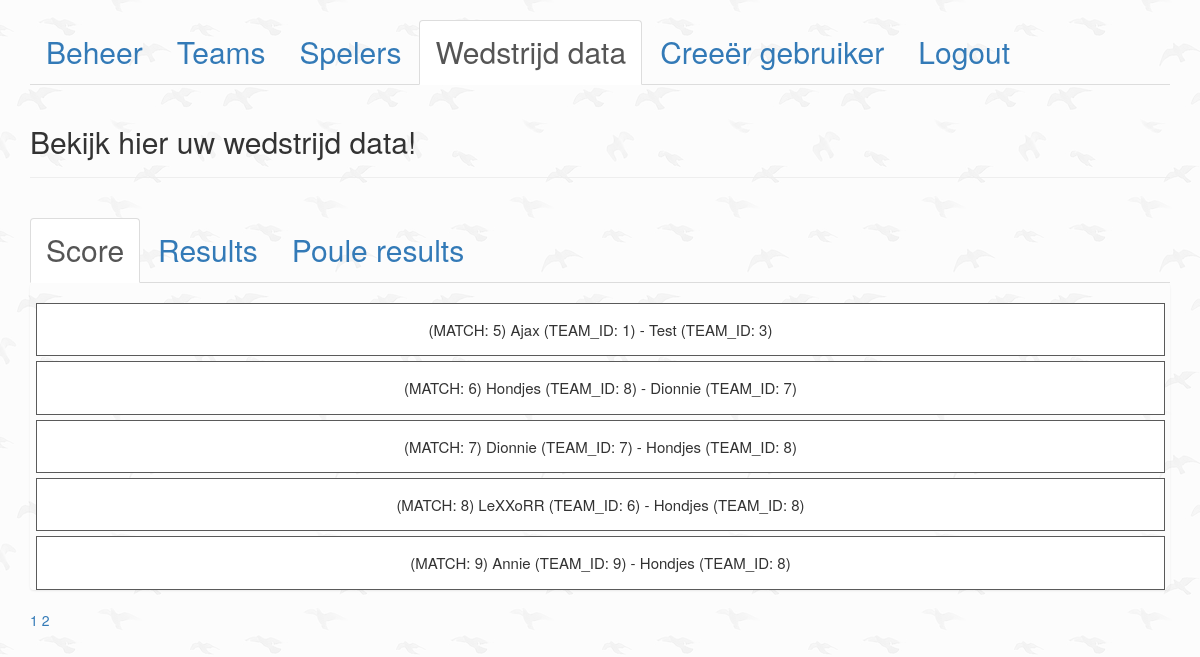
The page /public/createGame.php (signed in) on the database as committed earlier.
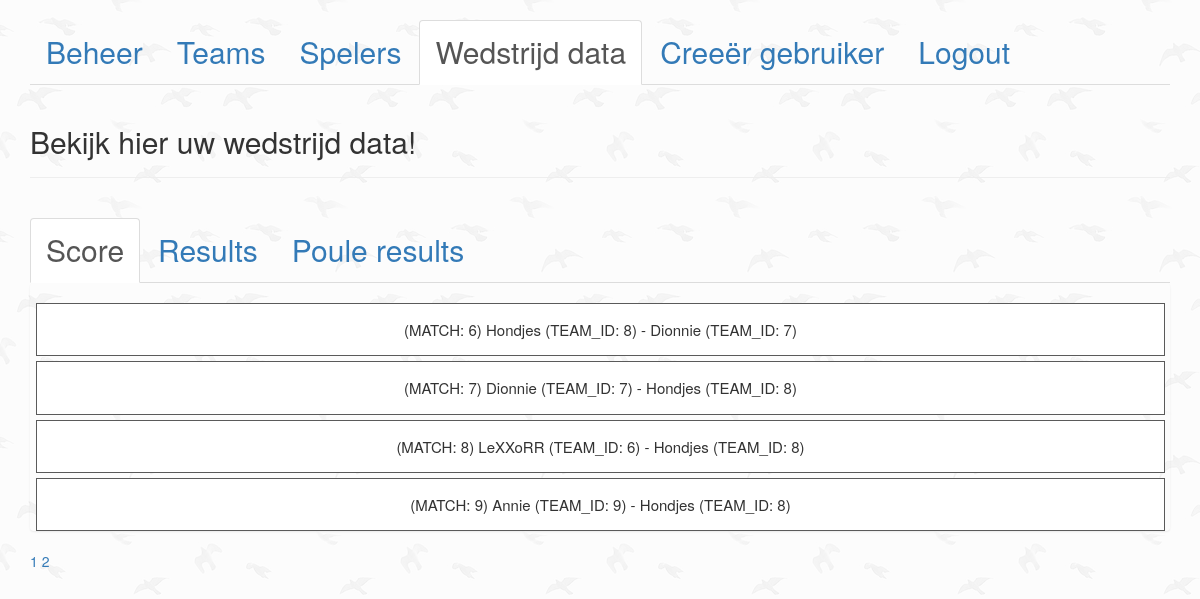
The same page on the database as committed later.
### tables this page shows
CREATE TABLE `tbl_matches` (
  `id` int(10) UNSIGNED NOT NULL,
  `team_id_a` int(10) UNSIGNED NOT NULL,
  `team_id_b` int(10) UNSIGNED NOT NULL,
  `score_team_a` int(10) UNSIGNED DEFAULT '0',
  `score_team_b` int(10) UNSIGNED DEFAULT '0',
  `isPlayed` tinyint(1) NOT NULL DEFAULT '0',
  `start_time` datetime NOT NULL
);

CREATE TABLE `tbl_teams` (
  `id` int(11) UNSIGNED NOT NULL,
  `poule_id` int(11) NOT NULL,
  `name` varchar(255) NOT NULL,
  `points` int(3) DEFAULT '0',
  `created_at` datetime NOT NULL DEFAULT CURRENT_TIMESTAMP,
  `deleted_at` datetime DEFAULT NULL
);

### public/createGame.php (the view, shortened to what this page needs)
<?php
require ('../app/database.php');
require ('header.php');
?>
    <ul class="nav nav-tabs">
        <li role="presentation"><a href="beheer.php">Beheer</a></li>
        <li role="presentation"><a href="createTeam.php">Teams</a></li>
        <li role="presentation"><a href="createPlayer.php">Spelers</a></li>
        <li role="presentation" class="active"><a href="createGame.php">Wedstrijd data</a></li>
        <?php
        if ( $_SESSION['adminLevel'] == "2" ) {
            echo "
                        <li role=\"presentation\"><a href=\"createUser.php\">Creeër gebruiker</a></li>
                ";
        }
        ?>
        <li role="presentation"><a href="logout.php">Logout</a></li>
    </ul>
    <header class="page-header">
        <h2>Bekijk hier uw wedstrijd data!</h2>
    </header>
    <ul class="nav nav-tabs" id="filter" role="tablist">
        <li role="presentation" class="active">
            <a href="#score" id="score-tab" role="tab" data-toggle="tab" aria-controls="score" aria-expanded="true">Score</a>
        </li>
        <li role="presentation" class="">
            <a href="#results" role="tab" id="results-tab" data-toggle="tab" aria-controls="results" aria-expanded="false">Results</a>
        </li>
        <li role="presentation" class="">
            <a href="#poule-results" role="tab" id="poule-results-tab" data-toggle="tab" aria-controls="poule-results" aria-expanded="false">Poule results</a>
        </li>
    </ul>
    <div class="tab-content" id="tab-content">
        <div class="tab-pane active" id="score">
            <?php
            $page = isset($_GET['page'])?(int)$_GET['page'] : 1;
            $perPage = isset($_GET['per-page'])&& $_GET['per-page'] <=8 ?(int)$_GET['per-page'] : 8;
            $start = ($page > 1) ? ($page * $perPage) - $perPage : 0;
            $matches = $db_conn->prepare ("SELECT SQL_CALC_FOUND_ROWS * FROM tbl_matches WHERE isPlayed = FALSE LIMIT {$start},{$perPage}");
            $matches->execute();
            $matches = $matches->fetchAll(PDO::FETCH_ASSOC);
            $teams = $db_conn->prepare ("SELECT * FROM tbl_teams");
            $teams->execute();
            $teams = $teams->fetchAll(PDO::FETCH_ASSOC);
            $total = $db_conn->query("SELECT FOUND_ROWS() as total")->fetch()['total'];
            $pages = ceil($total /$perPage);
            ?>
            <ul class="list-group">
                <?php
                    foreach ($matches as $match)
                    {
                        $id = $match['id'];
                        $team_id_a = $match['team_id_a'];
                        $team_id_b = $match['team_id_b'];
                        foreach ($teams as $team) {
                            if ($team_id_a == $team['id']) {
                                $name_team_a    = $team['name'];
                                $id_team_a      = $team['id'];
                            }
                            else if ($team_id_b == $team['id'])
                            {
                                $name_team_b = $team['name'];
                                $id_team_b = $team['id'];
                            }
                            else
                            {
                                if (!isset($name_team_a) && !isset($id_team_a)) {
                                    $name_team_a    = "ERROR";
                                    $id_team_a      = "-1";
                                }
                                else if (!isset($name_team_b) && !isset($id_team_b)) {
                                    $name_team_b    = "ERROR";
                                    $id_team_b      = "-1";
                                }
                            }
                        }
                        echo "<ul class=\"agenda-item\">
                                  <form action=\"adjust_game.php\" method=\"GET\">
                                      <input type=\"hidden\" name=\"adjust\" value=\"{$match['id']}\">
                                      <input class=\"adjust\" type=\"submit\" value=\"adjust\">
                                         </form>
                                      <li>
                                        (MATCH: $id) $name_team_a (TEAM_ID: $id_team_a) - $name_team_b (TEAM_ID: $id_team_b)
                                      </li>
                                  </form>
                              </ul>";
                    }
                ?>
            </ul>
            <div class="pagenation">
                <?php  for ($x =1; $x <= $pages; $x++) :?>
                    <a href="?page=<?php echo $x; ?>&per-page=<?php echo $perPage ?>"><?php  echo $x; ?></a>
                <?php endfor; ?>
            </div>
        </div>
</div>
<?php
 require ('footer.php');
?>

### public/header.php (shortened to what this page needs)
<!doctype html>
<html lang="en">
<head>
    <link rel="stylesheet" href="../css/main.css">
    <link rel="stylesheet" href="https://maxcdn.bootstrapcdn.com/bootstrap/3.3.7/css/bootstrap.min.css"
>
    <link rel="stylesheet" href="https://maxcdn.bootstrapcdn.com/bootstrap/3.3.7/css/bootstrap-theme.min.css"
>
</head>
<body>
    <div class="container">

### public/footer.php (shortened to what this page needs)
        </div>
    </body>
</html>

### css/main.css (style rules this page uses)
ul { padding-top: 20px; list-style-type: none; }
.nav-tabs li { font-size: 30px; }
li { font-size: 15px; }
body { background: url("../img/bg.png"); }
a { color: red; }
.agenda-item { padding: 15px; border: 1px solid rgb(90, 90, 90); margin: 0 5px 5px 6px; background: #FFF; position: relative; text-align: center; }

Rows that differ between the two databases and show on the page:
no longer on this page (row edited): tbl_matches: id "5", team_id_a.name "Ajax", team_id_a "1", team_id_b.name "Test", team_id_b "3"
